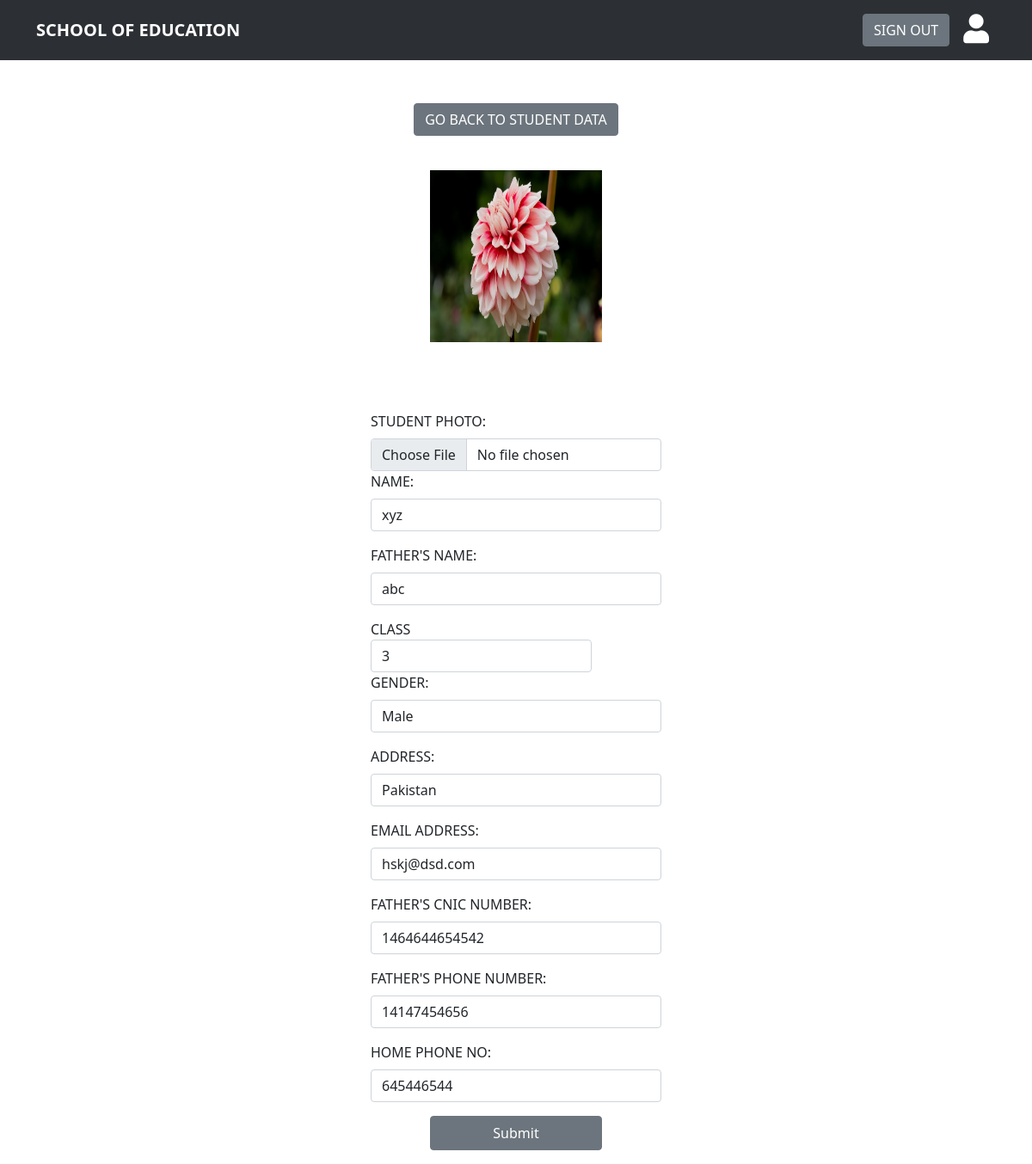
Screenshot of /student_data/edit/20 with the database file from the repository.
### feesdata/models.py (models this page shows)
class Student_registration(models.Model):
    name = models.CharField('First Name', null=False, max_length=200)
    father_name = models.CharField('Father Name', null=False, max_length=200)
    father_cnic_no = models.CharField('Father CNIC no', null=False, max_length=15)
    grade = models.IntegerField('Class', null=False)
    father_contact_no = models.CharField('Father Contact no', null=False, max_length=12)
    email = models.EmailField('Email Address', blank=True)
    home_phone_no = models.CharField('Home Phone No', null=True, blank=True, max_length=15)
    address = models.TextField('Address')
    gender = models.CharField("Gender", null=False, max_length=6)
    image = models.ImageField(default='images/profile_pic.png', upload_to='images/')

### feesdata/views.py (the view)
# urls.py: path('student_data/edit/<int:id>', views.edit_student_data, name='edit_student_data'),
def edit_student_data(request, id):
    if request.session.has_key:
        data = models.Student_registration.objects.order_by('id').all().filter(id=id)
        return render(request, 'feesdata/pages/student_data_edit.html', {'data': data})

### feesdata/templates/feesdata/pages/student_data_edit.html (shortened to what this page needs)
<!DOCTYPE html>
<html lang="en" xmlns="http://www.w3.org/1999/html">
<head>
	{% load static %}
    <link rel="stylesheet" href="{% static 'style.css'%}">
    <link href="https://cdn.jsdelivr.net/npm/bootstrap@5.1.3/dist/css/bootstrap.min.css" rel="stylesheet">
    <link href="https://cdnjs.cloudflare.com/ajax/libs/font-awesome/5.13.0/css/all.min.css" rel="stylesheet">
</head>
<body>
    <nav class="navbar navbar-expand-lg">
        <div class="container">
          <a class="navbar-brand" href="index.html">SCHOOL OF EDUCATION</a>
            <ul class="navbar-nav ms-auto">
              <li class="nav-item">
                <a class="nav-link active" aria-current="page" href="signin.html">
                  <button type="button" class="btn btn-secondary">
                  SIGN OUT</button>
                </a>
              </li>
              <li class="nav-item">
                <a class="nav-link active" aria-current="page" href="profilepage.html">
                  <i class="fas fa-user" style="font-size: 34px;color:white;"></i>
                </a>
              </li>
            </ul>
        </div>
      </nav>
     {% for d in data %}
      <div style="display: flex; justify-content: center; margin-top: 50px;">
          <div>
              <a href="{% url 'student_data' d.id %}">
                  <button class="btn btn-secondary">GO BACK TO STUDENT DATA</button>
                </a>
            </div>
      </div>
    {% endfor %}
 {% for d in data %}
      <div class='mb-3' style="text-align: center; margin-top: 40px">
        <img src="{{d.image.url}}" id="student_pic" alt="" srcset height="200px" width="200px">
      </div>
  <form method="POST" class="container" action="{% url 'student_data' d.id %}" enctype="multipart/form-data" style="margin-top: 80px; display: flex; justify-content: center; flex-wrap: wrap;">
	<div class='mb-3'>
	        <label
          htmlFor='exampleInputEmail1'
          class='form-label'
          style="width:250"
        >
        STUDENT PHOTO:
        </label>
        <input
          style="width: 250"
          name='img'
          type="file"
          class='form-control'
          id='upload_student_pic'
          aria-describedby='emailHelp'
          >
	<div class='mb-3'>
        <label
          htmlFor='exampleInputEmail1'
          class='form-label'
          style="width:250"
        >
          NAME:
        </label>
        <input
          style="width: 250"
          name="name"
          type='name'
          value="{{d.name}}"
          class='form-control'
          id="name"
          aria-describedby='emailHelp'
          value=""
          required>
      </div>
        <div class='mb-3'>
          <label
            htmlFor='exampleInputPassword1'
            class='form-label'
            style="width:250"
          >
            FATHER'S NAME:
          </label>
          <input
            style="width: 250"
            name="father_name"
            type='name'
            class='form-control'
            id='fname'
            value="{{d.father_name}}"
            required>
        </div>
		        <div class='mb-3'>
            <label
              htmlFor='exampleInputPassword1'
              class='form-label'
              style="width:250"
            >
                CLASS
          <input
            style="width: 250"
            name="class"
            type='number'
            class='form-control'
            id='class'
            value="{{d.grade}}"
            >
            GENDER:
            </label>
			    <select
				style="width: 250"
				name="gender"
				id="gender"
				class='form-control'
                value="{{d.gender}}"
				required>
					<option value="male">Male</option>
			</select>
          </div>
        <div class='mb-3'>
          <label
            htmlFor='exampleInputPassword1'
            class='form-label'
            style="width:250"
          >
            ADDRESS:
          </label>
          <input
            style="width: 250"
            name='address'
            type='text'
            class='form-control'
            id='address'
            value="{{d.address}}"
            required>
        </div>
        <div class='mb-3'>
          <label
            htmlFor='exampleInputPassword1'
            class='form-label'
            style="width:250"
          >
            EMAIL ADDRESS:
          </label>
          <input
            style="width: 250"
            name="email"
            type='email'
            class='form-control'
            id='email'
            value="{{d.email}}"
            >
        </div>
        <div class='mb-3'>
            <label
              htmlFor='exampleInputPassword1'
              class='form-label'
              style="width:250"
            >
            FATHER'S CNIC NUMBER:
            </label>
            <input
              style="width: 250"
              name="cnic"
              type='text'
              class='form-control'
              id='cnic'
              value="{{d.father_cnic_no}}"
              required>
          </div>
          <div class='mb-3'>
            <label
              htmlFor='exampleInputPassword1'
              class='form-label'
              style="width:250"
            >
            FATHER'S PHONE NUMBER:
            </label>
            <input
              style="width: 250"
              name="father_contact_number"
              type='tel'
              class='form-control'
              id='f_contact_no'
              value="{{d.father_contact_no}}"
              required>
              </div>
        <div class='mb-3'>
          <label
            htmlFor='exampleInputPassword1'
            class='form-label'
            style="width:250"
          >
            HOME PHONE NO:
          </label>
          <input
            style="width: 250"
            name="home_contact_number"
            type='tel'
            class='form-control'
            id="home_tel"
            value="{{d.home_phone_no}}"
            >
        </div>
            <div style="text-align: center;">
      <button
      type='submit'
      class='btn btn-secondary'
      style="width: 200px; height: 40px;"
    >
      Submit
    </button>
	</form>
    {% endfor %}
</body>
</html>

### feesdata/static/style.css (style rules this page uses)
.navbar { background-color: #2c3034; }
.navbar-brand { font-weight: 900; color: white; }

### rows the page displays
Student_registration: image (picture), name "xyz", father_name "abc", class "3", gender "Male", address "Pakistan", email "hskj@dsd.com", cnic "1464644654542", father_contact_number "14147454656", home_contact_number "645446544"
